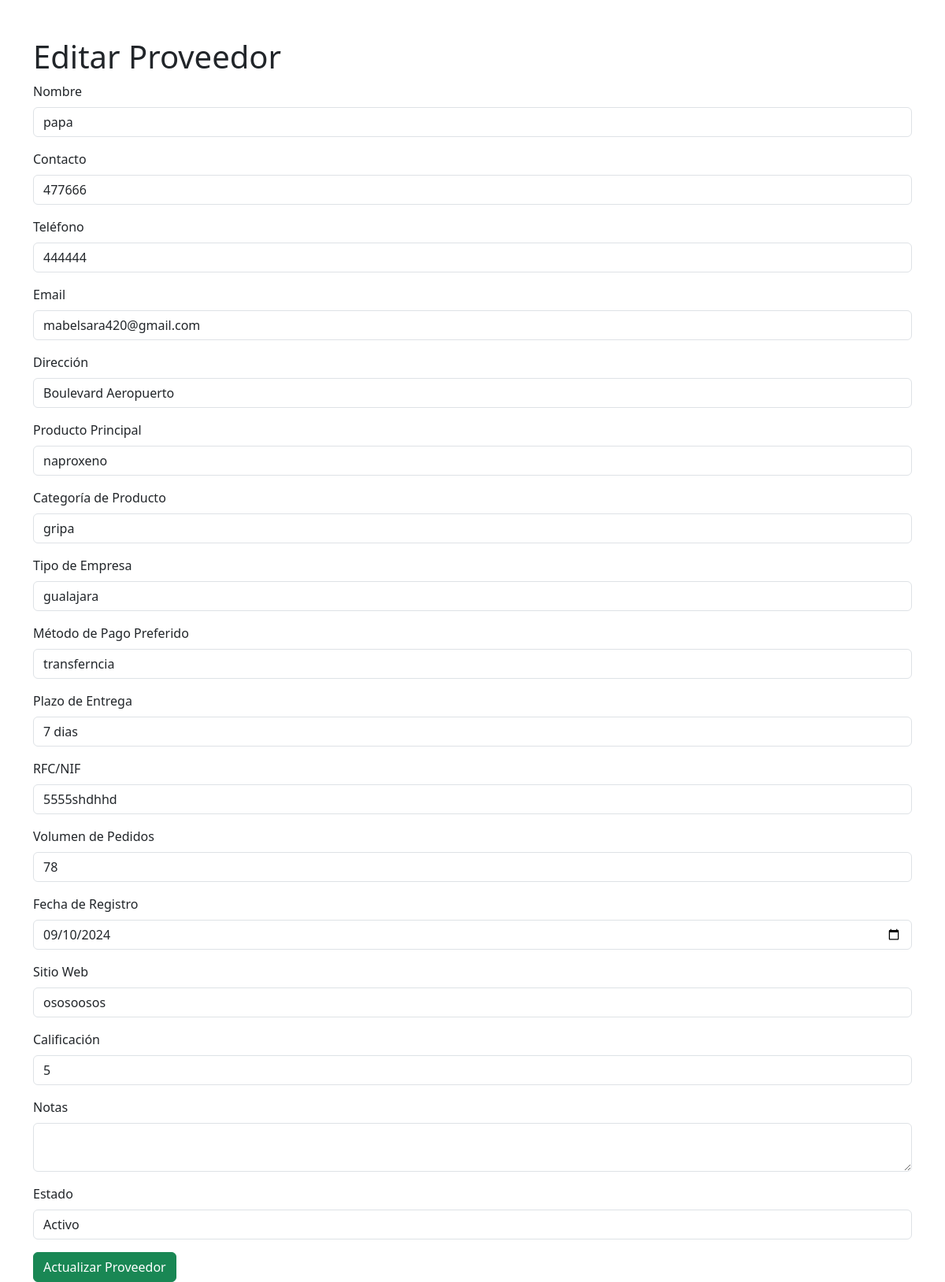
The page /edit_proveedor.php?id=2 on the database its author committed.
### tables this page shows
CREATE TABLE `proveedores` (
  `id` int(11) NOT NULL,
  `nombre` varchar(255) NOT NULL,
  `contacto` varchar(255) DEFAULT NULL,
  `telefono` varchar(50) NOT NULL,
  `email` varchar(255) NOT NULL,
  `direccion` varchar(255) DEFAULT NULL,
  `producto_principal` varchar(255) DEFAULT NULL,
  `categoria_producto` varchar(255) DEFAULT NULL,
  `tipo_empresa` varchar(255) DEFAULT NULL,
  `metodo_pago_preferido` varchar(255) DEFAULT NULL,
  `plazo_entrega` varchar(50) DEFAULT NULL,
  `rfc_nif` varchar(50) DEFAULT NULL,
  `volumen_pedidos` varchar(255) DEFAULT NULL,
  `fecha_registro` date DEFAULT curdate(),
  `sitio_web` varchar(255) DEFAULT NULL,
  `calificacion` int(11) DEFAULT NULL CHECK (`calificacion` between 1 and 5),
  `notas` text DEFAULT NULL,
  `estado` tinyint(1) DEFAULT 1
);

### edit_proveedor.php (the view, shortened to what this page needs)
<?php
require 'db.php';
$id = $_GET['id'];
$query = "SELECT * FROM proveedores WHERE id = :id";
$stmt = $conn->prepare($query);
$stmt->bindParam(':id', $id);
$stmt->execute();
$proveedor = $stmt->fetch();
?>
<!DOCTYPE html>
<html lang="es">
<head>
    <link href="https://cdn.jsdelivr.net/npm/bootstrap@5.3.0-alpha1/dist/css/bootstrap.min.css" rel="stylesheet">
</head>
<body>
    <div class="container mt-5">
        <h1>Editar Proveedor</h1>
        <form action="" method="POST">
            <div class="mb-3">
                <label for="nombre" class="form-label">Nombre</label>
                <input type="text" class="form-control" id="nombre" name="nombre" value="<?= $proveedor['nombre'] ?>" required>
            </div>
            <div class="mb-3">
                <label for="contacto" class="form-label">Contacto</label>
                <input type="text" class="form-control" id="contacto" name="contacto" value="<?= $proveedor['contacto'] ?>" required>
            </div>
            <div class="mb-3">
                <label for="telefono" class="form-label">Teléfono</label>
                <input type="text" class="form-control" id="telefono" name="telefono" value="<?= $proveedor['telefono'] ?>" required>
            </div>
            <div class="mb-3">
                <label for="email" class="form-label">Email</label>
                <input type="email" class="form-control" id="email" name="email" value="<?= $proveedor['email'] ?>" required>
            </div>
            <div class="mb-3">
                <label for="direccion" class="form-label">Dirección</label>
                <input type="text" class="form-control" id="direccion" name="direccion" value="<?= $proveedor['direccion'] ?>" required>
            </div>
            <div class="mb-3">
                <label for="producto_principal" class="form-label">Producto Principal</label>
                <input type="text" class="form-control" id="producto_principal" name="producto_principal" value="<?= $proveedor['producto_principal'] ?>" required>
            </div>
            <div class="mb-3">
                <label for="categoria_producto" class="form-label">Categoría de Producto</label>
                <input type="text" class="form-control" id="categoria_producto" name="categoria_producto" value="<?= $proveedor['categoria_producto'] ?>" required>
            </div>
            <div class="mb-3">
                <label for="tipo_empresa" class="form-label">Tipo de Empresa</label>
                <input type="text" class="form-control" id="tipo_empresa" name="tipo_empresa" value="<?= $proveedor['tipo_empresa'] ?>" required>
            </div>
            <div class="mb-3">
                <label for="metodo_pago_preferido" class="form-label">Método de Pago Preferido</label>
                <input type="text" class="form-control" id="metodo_pago_preferido" name="metodo_pago_preferido" value="<?= $proveedor['metodo_pago_preferido'] ?>" required>
            </div>
            <div class="mb-3">
                <label for="plazo_entrega" class="form-label">Plazo de Entrega</label>
                <input type="text" class="form-control" id="plazo_entrega" name="plazo_entrega" value="<?= $proveedor['plazo_entrega'] ?>" required>
            </div>
            <div class="mb-3">
                <label for="rfc_nif" class="form-label">RFC/NIF</label>
                <input type="text" class="form-control" id="rfc_nif" name="rfc_nif" value="<?= $proveedor['rfc_nif'] ?>" required>
            </div>
            <div class="mb-3">
                <label for="volumen_pedidos" class="form-label">Volumen de Pedidos</label>
                <input type="number" class="form-control" id="volumen_pedidos" name="volumen_pedidos" value="<?= $proveedor['volumen_pedidos'] ?>" required>
            </div>
            <div class="mb-3">
                <label for="fecha_registro" class="form-label">Fecha de Registro</label>
                <input type="date" class="form-control" id="fecha_registro" name="fecha_registro" value="<?= $proveedor['fecha_registro'] ?>" required>
            </div>
            <div class="mb-3">
                <label for="sitio_web" class="form-label">Sitio Web</label>
                <input type="text" class="form-control" id="sitio_web" name="sitio_web" value="<?= $proveedor['sitio_web'] ?>">
            </div>
            <div class="mb-3">
                <label for="calificacion" class="form-label">Calificación</label>
                <input type="number" class="form-control" id="calificacion" name="calificacion" value="<?= $proveedor['calificacion'] ?>" min="1" max="5">
            </div>
            <div class="mb-3">
                <label for="notas" class="form-label">Notas</label>
                <textarea class="form-control" id="notas" name="notas"><?= $proveedor['notas'] ?></textarea>
            </div>
            <div class="mb-3">
                <label for="estado" class="form-label">Estado</label>
                <select class="form-control" id="estado" name="estado" required>
                    <option value="1" <?= $proveedor['estado'] == 1 ? 'selected' : '' ?>>Activo</option>
                </select>
            </div>
            <button type="submit" class="btn btn-success">Actualizar Proveedor</button>
        </form>
    </div>
</body>
</html>

### rows shown on the page
proveedores: nombre "papa", contacto "477666", telefono "444444", email "mabelsara420@gmail.com", direccion "Boulevard Aeropuerto", producto_principal "naproxeno", categoria_producto "gripa", tipo_empresa "gualajara", metodo_pago_preferido "transferncia", plazo_entrega "7 dias", rfc_nif "5555shdhhd", volumen_pedidos "78", fecha_registro "09/10/2024", sitio_web "ososoosos", calificacion "5", estado "Activo"
